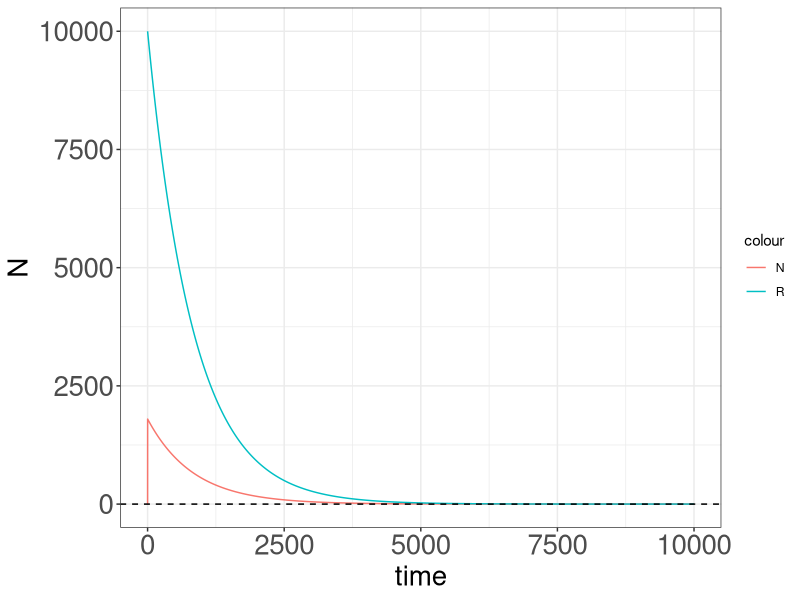
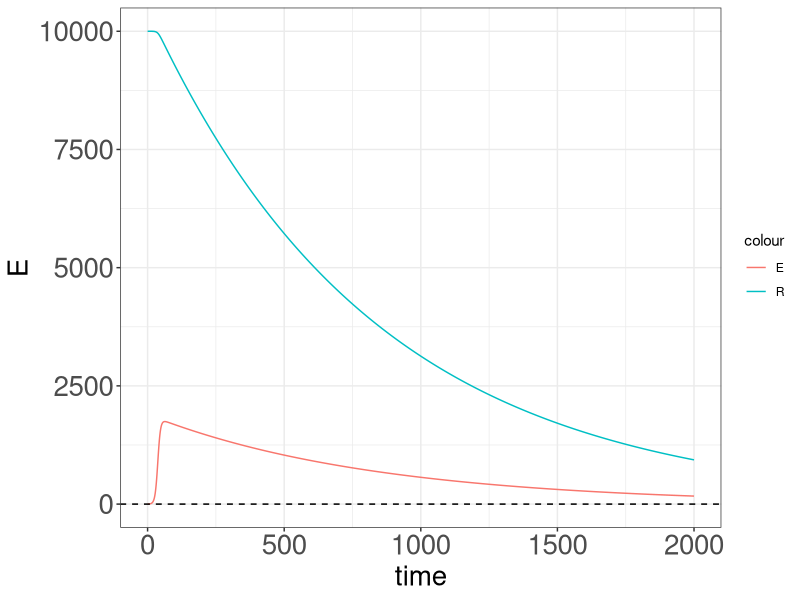
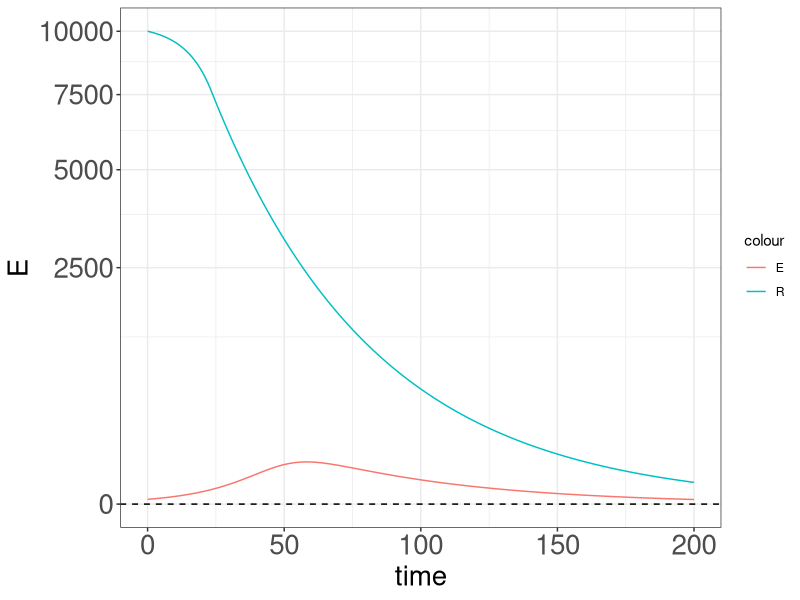
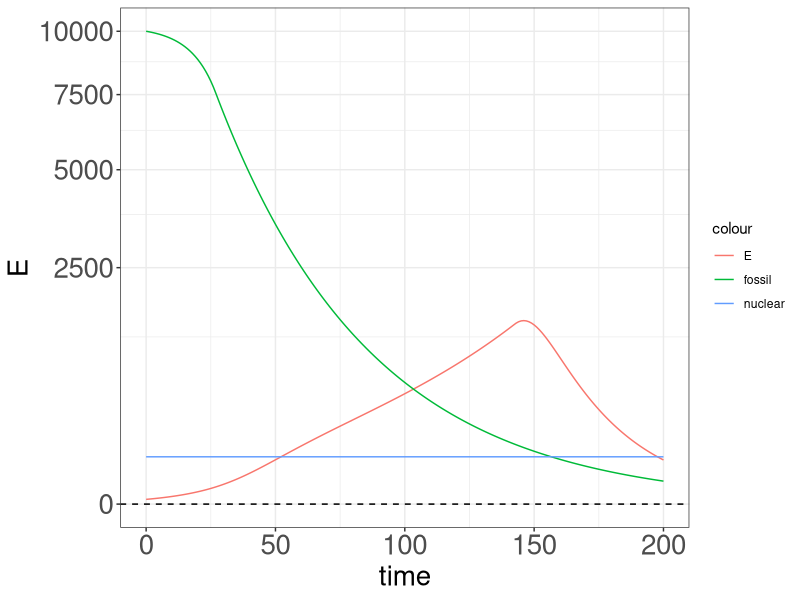
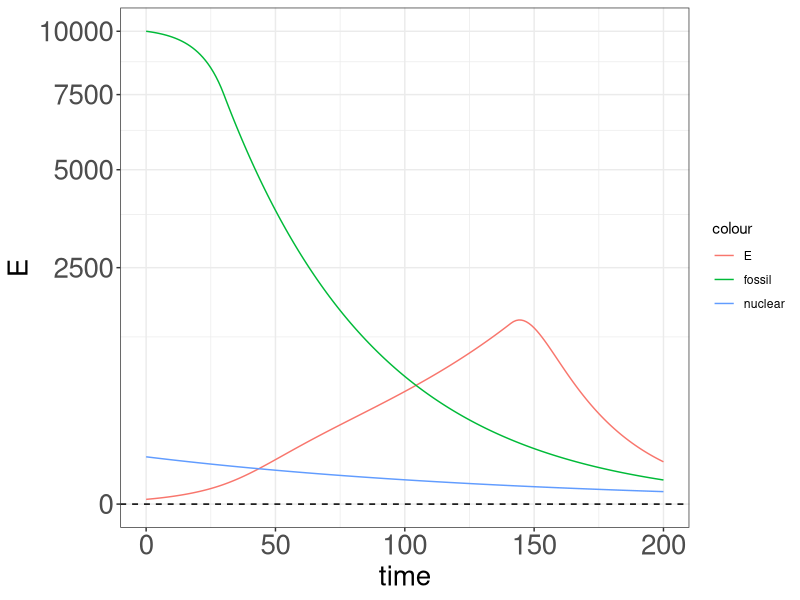
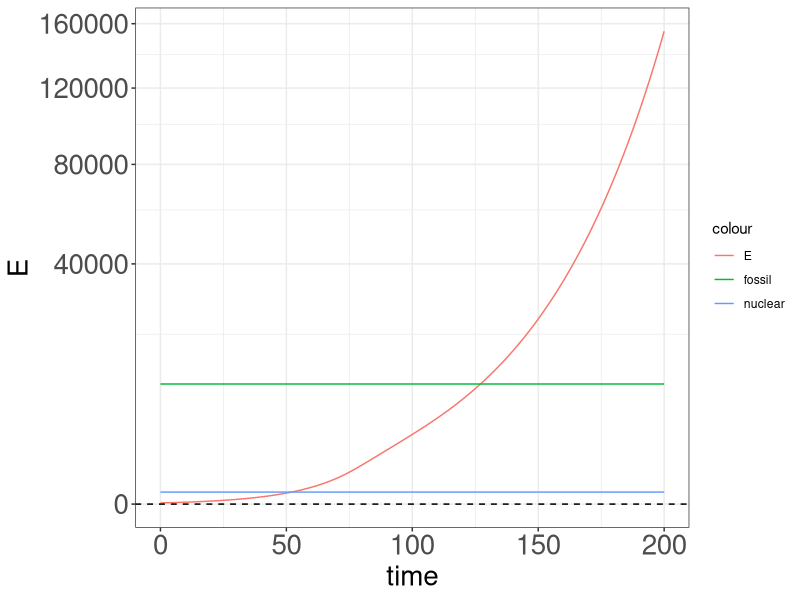

Recreate these plots in R, in order.
## ---- chunk 1
library(deSolve)
library(ggplot2)
## ---- chunk 2
plotScale = 2
## ---- chunk 3
# parameters
pars_v1 <- c(
  km = 0.2, 
  ki = 0.2, 
  beta = 0.1, 
  eroi = 30,
  delta = 0.0001
  )

# initial state 
init_v1 <- c(N = 1, R = 10E3)

# times
times_v1 <- seq(0, 10000, by = 1)
## ---- chunk 4
lv_model_v1 <- function(pars, init_v1, times = times_v1) {
  # initial state 
  state <- init_v1
  # derivative
  deriv <- function(t, state, pars_v1) {
    with(as.list(c(state, pars_v1)), {
      d_N <- km * N * (ki * R * (1 - beta) - N)
      d_R <- delta - (ki * N / eroi)
      return(list(c(N = d_N, R = d_R)))
    })
  }
  # solve
  ode(y = state, times = times_v1, func = deriv, parms = pars_v1)
}
lv_results <- data.frame(lv_model_v1(pars = pars_v1, init = init_v1, times = times_v1))
## ---- chunk 5
ggplot(data = lv_results, aes(x = time)) +
  geom_line(data = lv_results, aes(x = time, y = N, color = "N")) +
  geom_line(data = lv_results, aes(x = time, y = R, color = "R")) +
  geom_hline(yintercept = 0, linetype = "dashed") +
  theme_bw() +
  theme(
    axis.title = element_text(size = plotScale * 10),
    axis.text = element_text(size = plotScale * 10)
  )
## ---- chunk 6
# parameters
pars_v2 <- c(
  # E
  intrinsicGrowthRate = 0.2, 
  conversionRate = 0.2, 
  explorationBudgetShare = 0.1, 
  # R
  eroi = 30,
  recoveryRate = 0.0001
  )

# initial state 
init_v2 <- c(E = 1, R = 1E4)

# times
times_v2 <- seq(0, 2000, by = 1)
## ---- chunk 7
lv_model_v2 <- function(pars, init = init_v2, times = times_v2) {
  # initial state 
  state <- init_v2
  # derivative
  deriv <- function(t, state, pars_v2) {
    with(as.list(c(state, pars_v2)), {
      Emax = conversionRate * R * (1 - explorationBudgetShare)
      d_E <- intrinsicGrowthRate * E * (1 - E / Emax)
      d_R <- recoveryRate - (conversionRate * E / eroi)
      return(list(c(E = d_E, R = d_R)))
    })
  }
  # solve
  ode(y = state, times = times_v2, func = deriv, parms = pars_v2)
}
lv_results_v2 <- data.frame(lv_model_v2(pars = pars_v2, init = init_v2, times = times_v2))
## ---- chunk 8
ggplot(data = lv_results_v2, aes(x = time)) +
  geom_line(data = lv_results_v2, aes(x = time, y = E, color = "E")) +
  geom_line(data = lv_results_v2, aes(x = time, y = R, color = "R")) +
  geom_hline(yintercept = 0, linetype = "dashed") +
  theme_bw() +
  theme(
    axis.title = element_text(size = plotScale * 10),
    axis.text = element_text(size = plotScale * 10)
  )
## ---- chunk 9
# parameters
pars_v3 <- c(
  # E
  intrinsicGrowthRate = 0.1, 
  #conversionRate = c(0.2), 
  explorationBudgetShare = 0.1, 
  # R
  eroi = 30,
  recoveryRate = 0.0001
  )

# initial state 
init_v3 <- c(E = 1, R = 1E4)

# times
times_v3 <- seq(0, 200, by = 1)
## ---- chunk 10
lv_model_v3 <- function(pars, init = init_v3, times = times_v3) {
  # initial state 
  state <- init_v3
  # derivative
  deriv <- function(t, state, pars) {
    with(as.list(c(state, pars)), {
      Einvest = E * (1 - explorationBudgetShare)
      Egained = Einvest * eroi
      Eavailable = R / eroi
      Emax = min(Egained, Eavailable)
      d_E <- intrinsicGrowthRate * E * (1 - E / Emax)
      d_R <- recoveryRate - Emax
      return(list(c(E = d_E, R = d_R)))
    })
  }
  # solve
  ode(y = state, times = times_v3, func = deriv, parms = pars_v3)
}
lv_results_v3 <- data.frame(lv_model_v3(pars = pars_v3, init = init_v3, times = times_v3))
## ---- chunk 11
ggplot(data = lv_results_v3, aes(x = time)) +
  geom_line(data = lv_results_v3, aes(x = time, y = E, color = "E")) +
  geom_line(data = lv_results_v3, aes(x = time, y = R, color = "R")) +
  geom_hline(yintercept = 0, linetype = "dashed") +
  coord_trans(y = "sqrt") +
  theme_bw() +
  theme(
    axis.title = element_text(size = plotScale * 10),
    axis.text = element_text(size = plotScale * 10)
  )
## ---- chunk 12
# parameters
resourcesNames <- c("fossil", "nuclear", "hydro", "wind", "photo")
resourcePars <- data.frame(cbind(
  eroi = c(30, 75, 50, 16, 5),
  recoveryRate = c(1E-6, 1E-6, 1, 1, 1),
  init = c(1E4, 1E2, 1E3, 1E5, 1E9)
  ), row.names = resourcesNames)

paradigmNames <- c("A", "B", "C")
paradigmPars <- data.frame(cbind(
  fossil = c(0.8, 0.6, 0),
  nuclear = c(0, 0.1, 0),
  hydro = c(0.1, 0.2, 0.2),
  wind = c(0.1, 0.1, 0.4),
  photo = c(0, 0, 0.4)
  ), row.names = paradigmNames)

pars_v4 <- list(
  # civilization
  intrinsicGrowthRate = 0.1, 
  explorationBudgetShare = 0.2,
  # resources
  budgetShares = vector(mode = "list", length = length(paradigmNames)),
  eroi = vector(mode = "list", length = length(resourcesNames)),
  recoveryRate = vector(mode = "list", length = length(resourcesNames))
  )
names(pars_v4$budgetShares) <- paradigmNames
names(pars_v4$eroi) <- resourcesNames
names(pars_v4$recoveryRate) <- resourcesNames
for (resourceName in resourcesNames)
{
  pars_v4$eroi[[resourceName]] <- resourcePars[resourceName,]$eroi
  pars_v4$recoveryRate[[resourceName]] <- resourcePars[resourceName,]$recoveryRate
}
for (paradigmName in paradigmNames)
{
  for (resourceName in resourcesNames)
  {
    pars_v4$budgetShares[[paradigmName]][[resourceName]] <- paradigmPars[paradigmName,][resourceName]
  }
}

# initial state 
init_v4 <- vector(mode = "list", length = length(resourcesNames)+1)
names(init_v4) <- c("E", resourcesNames)
init_v4$E <- 1
for (resourceName in resourcesNames)
{
  init_v4[[resourceName]] <- resourcePars[resourceName,]$init
}

# times
times_v4 <- seq(0, 200, by = 1)
## ---- chunk 13
lv_model_v4 <- function(pars, init = init_v4, times = times_v4, paradigm) {
  # initial state 
  state <- unlist(init_v4)
  # derivative
  deriv <- function(t, state, pars_v4) {
    with(as.list(c(state, pars_v4)), {
      Einvest = E * (1 - explorationBudgetShare)
      Emax = 0
      d_R <- vector(mode = "list", length = length(resourcesNames))
      names(d_R) <- resourcesNames
      for (resourceName in resourcesNames)
      {
        EinvestOnResource = Einvest * budgetShares[[paradigm]][[resourceName]]
        EgainedByResource = EinvestOnResource * eroi[[resourceName]]
        EavailableFromResource = state[[resourceName]] / eroi[[resourceName]]
        EmaxFromResource = min(EgainedByResource, EavailableFromResource)
        Emax = Emax + EmaxFromResource
        
        d_R[[resourceName]] <- recoveryRate[[resourceName]] - EmaxFromResource
      }
      
      d_E <- intrinsicGrowthRate * E * (1 - E / Emax)
      
      # if (paradigm < length(paradigmNames) & runif(1) < explorationBudgetShare) {
      #   paradigm <- paradigm + 1
      # }
      #print(paradigm)
      return(list(c(E = d_E,
                    fossil = d_R[["fossil"]],
                    nuclear = d_R[["nuclear"]],
                    hydro = d_R[["hydro"]],
                    wind = d_R[["wind"]],
                    photo = d_R[["photo"]]
                  ))
             )
    })
  }
  # solve
  ode(y = state, times = times_v4, func = deriv, parms = pars_v4)
}

paradigm <- 1 # index in paradigmNames
lv_results_v4_paradigm1 <- data.frame(lv_model_v4(pars = pars_v4, init = init_v4, times = times_v4, paradigm = paradigm))

paradigm <- 2
lv_results_v4_paradigm2 <- data.frame(lv_model_v4(pars = pars_v4, init = init_v4, times = times_v4, paradigm = paradigm))

paradigm <- 3
lv_results_v4_paradigm3 <- data.frame(lv_model_v4(pars = pars_v4, init = init_v4, times = times_v4, paradigm = paradigm))
## ---- chunk 14
ggplot(data = lv_results_v4_paradigm1, aes(x = time)) +
  geom_line(data = lv_results_v4_paradigm1, aes(x = time, y = E, color = "E")) +
  geom_line(data = lv_results_v4_paradigm1, aes(x = time, y = fossil, color = "fossil")) +
  geom_line(data = lv_results_v4_paradigm1, aes(x = time, y = nuclear, color = "nuclear")) +
  geom_hline(yintercept = 0, linetype = "dashed") +
  coord_trans(y = "sqrt") +
  theme_bw() +
  theme(
    axis.title = element_text(size = plotScale * 10),
    axis.text = element_text(size = plotScale * 10)
  )

plot
## ---- chunk 15
ggplot(data = lv_results_v4_paradigm2, aes(x = time)) +
  geom_line(data = lv_results_v4_paradigm2, aes(x = time, y = E, color = "E")) +
  geom_line(data = lv_results_v4_paradigm2, aes(x = time, y = fossil, color = "fossil")) +
  geom_line(data = lv_results_v4_paradigm2, aes(x = time, y = nuclear, color = "nuclear")) +
  geom_hline(yintercept = 0, linetype = "dashed") +
  coord_trans(y = "sqrt") +
  theme_bw() +
  theme(
    axis.title = element_text(size = plotScale * 10),
    axis.text = element_text(size = plotScale * 10)
  )

plot
## ---- chunk 16
ggplot(data = lv_results_v4_paradigm3, aes(x = time)) +
  geom_line(data = lv_results_v4_paradigm3, aes(x = time, y = E, color = "E")) +
  geom_line(data = lv_results_v4_paradigm3, aes(x = time, y = fossil, color = "fossil")) +
  geom_line(data = lv_results_v4_paradigm3, aes(x = time, y = nuclear, color = "nuclear")) +
  geom_hline(yintercept = 0, linetype = "dashed") +
  coord_trans(y = "sqrt") +
  theme_bw() +
  theme(
    axis.title = element_text(size = plotScale * 10),
    axis.text = element_text(size = plotScale * 10)
  )

plot
